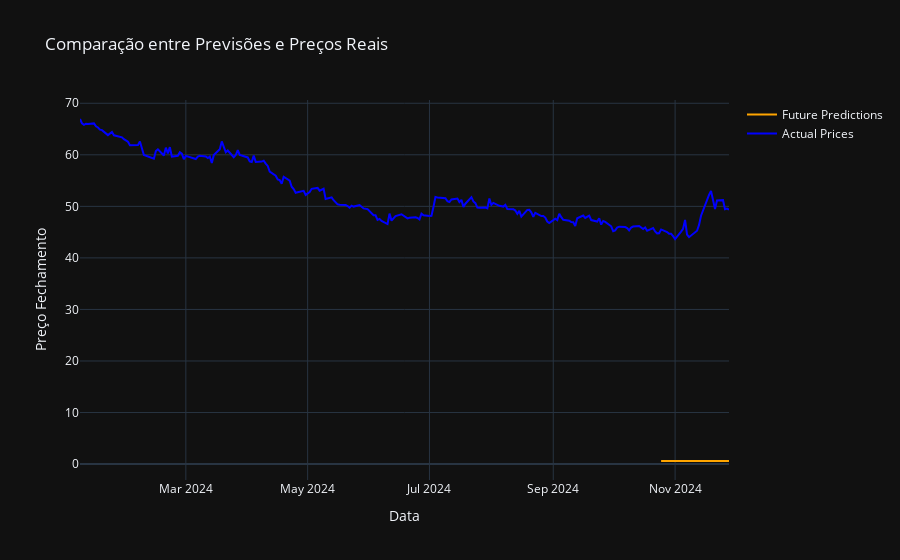

The cell this chart's notebook holds for it:
### Code cell
# import pandas as pd
# import numpy as np
# import datetime
# import yfinance as yf
# import matplotlib.pyplot as plt
# from tensorflow.keras.models import Sequential
# from tensorflow.keras.optimizers import Adam
# from tensorflow.keras import layers
# from tensorflow.keras.callbacks import EarlyStopping
# import plotly.graph_objects as go

# # Função para calcular indicadores técnicos
# def add_technical_indicators(df):
#     df['SMA_10'] = df['Close'].rolling(window=10).mean()
#     df['EMA_10'] = df['Close'].ewm(span=10, adjust=False).mean()
#     df['RSI'] = compute_rsi(df['Close'])
#     df.fillna(method='bfill', inplace=True)
#     return df

# # Função para calcular RSI
# def compute_rsi(series, period=14):
#     delta = series.diff()
#     gain = (delta.where(delta > 0, 0)).rolling(window=period).mean()
#     loss = (-delta.where(delta < 0, 0)).rolling(window=period).mean()
#     rs = gain / loss
#     return 100 - (100 / (1 + rs))

# # Função para criar janelas de dados
# def df_to_windowed_df(dataframe, first_date_str, last_date_str, n):
#     first_date = str_to_datetime(first_date_str)
#     last_date = str_to_datetime(last_date_str)

#     target_date = first_date
#     dates = []
#     X, Y = [], []

#     while True:
#         df_subset = dataframe.loc[:target_date].tail(n + 1)

#         if len(df_subset) != n + 1:
#             print(f'Erro: Janela de tamanho {n} é muito grande para a data {target_date}')
#             return None

#         x_features = df_subset.drop(columns=['Close']).to_numpy()
#         y = df_subset['Close'].iloc[-1]

#         dates.append(target_date)
#         X.append(x_features[:-1])
#         Y.append(y)

#         next_week = dataframe.loc[target_date:target_date + datetime.timedelta(days=7)]
#         if len(next_week) < 2:
#             break

#         next_date_str = next_week.head(2).index[-1].strftime('%Y-%m-%d')
#         target_date = str_to_datetime(next_date_str)
#         if target_date >= last_date:
#             break

#     return pd.DataFrame({'Target Date': dates, 'X': X, 'Y': Y})

# # Treinamento do modelo
# def train_model(ticker, start_date, end_date, window_size):
#     df = yf.Ticker(ticker).history(period='max')
#     df = df[['Close']]
    
#     # Garantir que o índice seja datetime sem timezone e sem hora
#     df.index = pd.to_datetime(df.index).tz_convert(None).normalize()

#     # Garantir que start_date e end_date também estejam normalizadas
#     start_date = pd.to_datetime(start_date).normalize()
#     end_date = pd.to_datetime(end_date).normalize()

#     start_date, end_date = adjust_dates_to_available(df, start_date, end_date)

#     windowed_df = df_to_windowed_df(df, start_date.strftime('%Y-%m-%d'), end_date.strftime('%Y-%m-%d'), n=window_size)
    
#     dates, X, y = windowed_df['Target Date'], np.array(windowed_df['X'].tolist()), np.array(windowed_df['Y'].tolist())

#     q_80, q_90 = int(len(dates) * .8), int(len(dates) * .9)
#     X_train, y_train = X[:q_80], y[:q_80]
#     X_val, y_val = X[q_80:q_90], y[q_80:q_90]
#     X_test, y_test = X[q_90:], y[q_90:]

#     model = Sequential([
#         layers.Input(shape=(window_size, X.shape[2])),
#         layers.Bidirectional(layers.LSTM(70, return_sequences=True)),
#         layers.Dropout(0.2),
#         layers.Bidirectional(layers.LSTM(50)),
#         layers.Dense(32, activation='relu'),
#         layers.Dense(1)
#     ])

#     model.compile(optimizer=Adam(learning_rate=0.001), loss='mse')
#     early_stop = EarlyStopping(monitor='val_loss', patience=10, restore_best_weights=True)
    
#     model.fit(X_train, y_train, validation_data=(X_val, y_val), epochs=100, callbacks=[early_stop])
#     return model, dates[q_90:], X_test

# # Configuração
# ticker = 'UNIP6.SA'
# start_date = '2024-01-08'
# end_date = '2024-11-29'
# window_size = 10

# model, dates_test, X_test = train_model(ticker, start_date, end_date, window_size)

# # Predições
# future_predictions = model.predict(X_test).flatten()

# # Comparação com preços reais
# actual_prices_df = get_actual_prices(ticker, start_date, end_date)
# actual_dates = actual_prices_df.index
# actual_prices = actual_prices_df['Close'].to_numpy()

# # Gráficos
# fig = go.Figure()
# fig.add_trace(go.Scatter(x=dates_test, y=future_predictions, mode='lines', name='Future Predictions', line=dict(color='orange')))
# fig.add_trace(go.Scatter(x=actual_dates, y=actual_prices, mode='lines', name='Actual Prices', line=dict(color='blue')))
# fig.update_layout(title='Comparação entre Previsões e Preços Reais', xaxis_title='Data', yaxis_title='Preço Fechamento', template='plotly_dark')
# fig.show()

### Figure 1 — Plotly figure (JSON) as saved in the notebook; plotly's stock layout.template omitted (floating-point values rounded to 4 significant figures; data arrays with more than 128 entries replaced by an {"elided": "..."} marker saying what was removed)
{"data": [{"line": {"color": "orange"}, "mode": "lines", "name": "Future Predictions", "type": "scatter", "x": ["2024-10-25T00:00:00", "2024-10-28T00:00:00", "2024-10-29T00:00:00", "2024-10-30T00:00:00", "2024-10-31T00:00:00", "2024-11-01T00:00:00", "2024-11-04T00:00:00", "2024-11-05T00:00:00", "2024-11-06T00:00:00", "2024-11-07T00:00:00", "2024-11-08T00:00:00", "2024-11-11T00:00:00", "2024-11-12T00:00:00", "2024-11-13T00:00:00", "2024-11-14T00:00:00", "2024-11-18T00:00:00", "2024-11-19T00:00:00", "2024-11-21T00:00:00", "2024-11-22T00:00:00", "2024-11-25T00:00:00", "2024-11-26T00:00:00", "2024-11-27T00:00:00", "2024-11-28T00:00:00"], "y": [0.5985, 0.5985, 0.5985, 0.5985, 0.5985, 0.5985, 0.5985, 0.5985, 0.5985, 0.5985, 0.5985, 0.5985, 0.5985, 0.5985, 0.5985, 0.5985, 0.5985, 0.5985, 0.5985, 0.5985, 0.5985, 0.5985, 0.5985]}, {"line": {"color": "blue"}, "mode": "lines", "name": "Actual Prices", "type": "scatter", "x": {"elided": "227 str values"}, "y": {"elided": "227 float values"}}], "layout": {"title": {"text": "Comparação entre Previsões e Preços Reais"}, "xaxis": {"title": {"text": "Data"}}, "yaxis": {"title": {"text": "Preço Fechamento"}}}}
